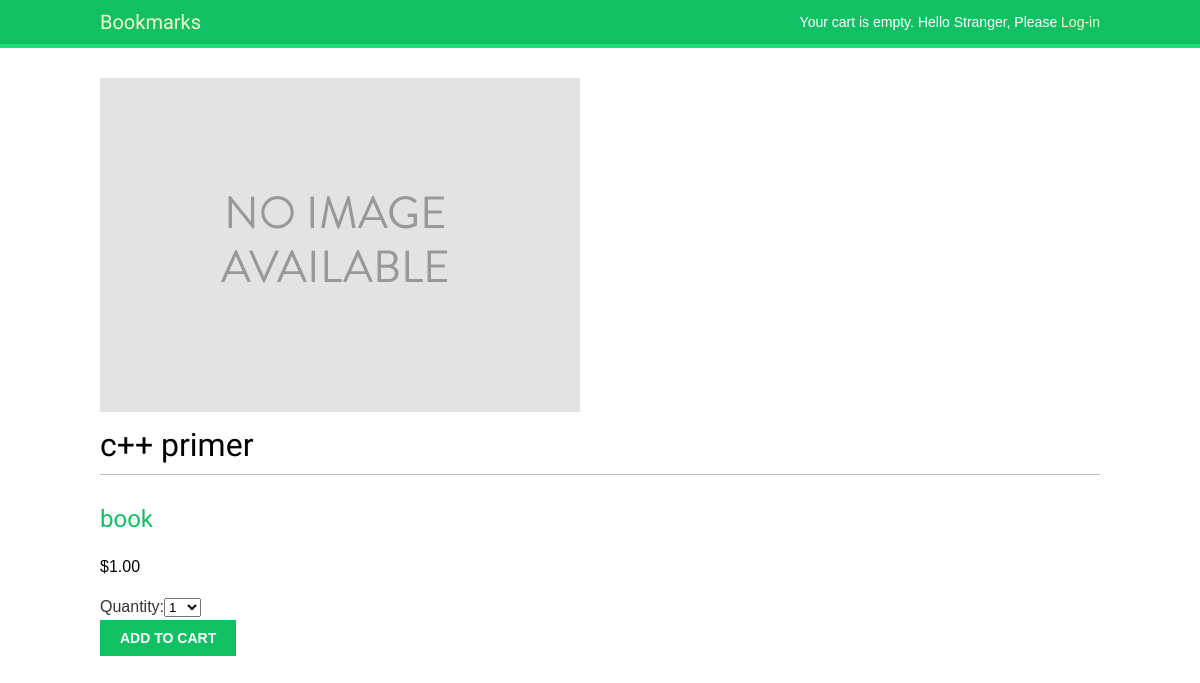
The page /shop/1/c-primer/ on the database its author committed.
### shop/models.py (models this page shows, shortened)
class Product(models.Model):
    category = models.ForeignKey(Category,
                                 related_name='products', on_delete=models.CASCADE)
    name = models.CharField(max_length=200, db_index=True, )
    slug = models.SlugField(max_length=200, db_index=True, unique=True)
    image = models.ImageField(upload_to='products/%Y/%m/%d',
                              blank=True)
    description = models.TextField(blank=True)
    price = models.DecimalField(max_digits=10, decimal_places=2)
    stock = models.PositiveIntegerField()
    available = models.BooleanField(default=True)
    created = models.DateTimeField(auto_now_add=True)
    updated = models.DateTimeField(auto_now=True)
    class Meta:
        ordering = ('name',)
        index_together = (('id', 'slug'),)

class Category(models.Model):
    name = models.CharField(max_length=200, db_index=True)
    slug = models.SlugField(max_length=200, db_index=True, unique=True)
    class Meta:
        ordering = ('name',)
        verbose_name = 'category'
        verbose_name_plural = 'categories'
    def __str__(self):
        return self.name
    def get_absolute_url(self):
        return reverse('shop:product_list_by_category', args=[self.slug])

### shop/views.py (the view)
# urls.py: path('<int:id>/<slug:slug>/', views.product_detail, name='product_detail'),
def product_detail(request, id, slug):
    product = get_object_or_404(Product,
                                id=id,
                                slug=slug,
                                available=True)
    cart_product_form = CartAddProductForm()
    return render(request, 'shop/product/detail.html',
                  {'product': product,
                   'cart_product_form': cart_product_form})

### cart/Form.py
class CartAddProductForm(forms.Form):
    quantity = forms.TypedChoiceField(choices=PRODUCT_QUANTITY_CHOICES,
                                      coerce=int)
    update = forms.BooleanField(required=False,
                                initial=False,
                                widget=forms.HiddenInput)

### cart/cart.py (called while the page is built)
    def __len__(self):
        return sum(item['quantity'] for item in self.cart.values())

### cart/context_processors.py (called while the page is built)
def cart(request):
    return {'cart': Cart(request)}

### shop/templates/shop/product/detail.html (shortened to what this page needs)
{% extends "base.html" %}
{% load static %}
{% block content %}
    <div class="product-detail">
        <img src="{% if product.image %}{{ product.image.url }}{% else %}{% static "img/no_image.png" %}{% endif %}">
        <h1>{{ product.name }}</h1>
        <h2><a href="{{ product.category.get_absolute_url }}">{{ product.category }}</a></h2>
        <p class="price">${{ product.price }}</p>
        <form action="{% url "cart:cart_add" product.id %}" method="post">
            {{ cart_product_form }}
            <input type="submit" value="Add to cart">
        </form>
    </div>
{% endblock %}

### static/css/base.css (style rules this page uses)
body { margin:0; padding:0; font-family:helvetica, sans-serif; }
p { line-height: 1.8; }
a { color:#12c064; text-decoration:none; }
h1, h2, h3, h4, h5 , h6 { font-family: 'Muli', sans-serif; font-weight:normal; }
h1 { border-bottom:1px solid #bbb; padding:0 0 10px 0; margin:10px 0 20px 0; }
h2 { margin:30px 0 20px; }
form { overflow:auto; }
label { float:left; clear:both; color:#333; margin-bottom:4px; }
input, textarea { clear:both; float:left; margin:0 0 10px; background:#efefef; border:0; padding:6px 10px; font-size:14px; }
input[type=submit], a.button { font-weight:bold; background:#12c064; color:#fff; padding:10px 20px; font-size:14px; text-transform:uppercase; }

### rows shown on the page
Product: name "c++ primer", category "book", price "1.00"
